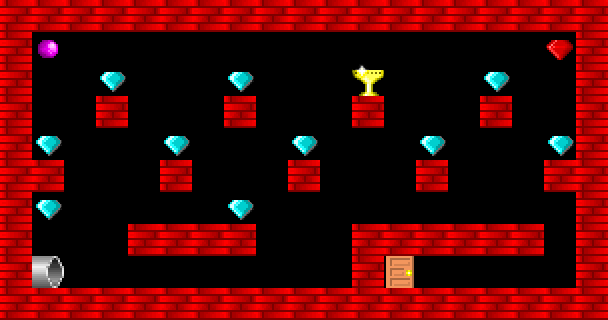

Rendered tile map (Tiled .tmx) drawn with the repository's tilesets; below, a short description and the full map source, tile grids included:
An orthogonal 19x10 tile map with 32x32 px tiles, 1 tile layer (Level 1).

<map version="1.0" orientation="orthogonal" renderorder="right-down" width="19" height="10" tilewidth="32" tileheight="32" nextobjectid="1">
 <tileset firstgid="1" name="Assets" tilewidth="32" tileheight="32" tilecount="44" columns="11">
  <image source="items2.png" width="352" height="128" />
 </tileset>
 <objectgroup name="Chalice" />
 <layer name="Level 1" width="19" height="10">
  <data encoding="csv">
40,40,40,40,40,40,40,40,40,40,40,40,40,40,40,40,40,40,40,
40,5,0,0,0,0,0,0,0,0,0,0,0,0,0,0,0,12,40,
40,0,0,11,0,0,0,11,0,0,0,19,0,0,0,11,0,0,40,
40,0,0,40,0,0,0,40,0,0,0,40,0,0,0,40,0,0,40,
40,11,0,0,0,11,0,0,0,11,0,0,0,11,0,0,0,11,40,
40,40,0,0,0,40,0,0,0,40,0,0,0,40,0,0,0,40,40,
40,11,0,0,0,0,0,11,0,0,0,0,0,0,0,0,0,0,40,
40,0,0,0,40,40,40,40,0,0,0,40,40,40,40,40,40,0,40,
40,27,0,0,0,0,0,0,0,0,0,40,10,0,0,0,0,0,40,
40,40,40,40,40,40,40,40,40,40,40,40,40,40,40,40,40,40,40
</data>
 </layer>
</map>